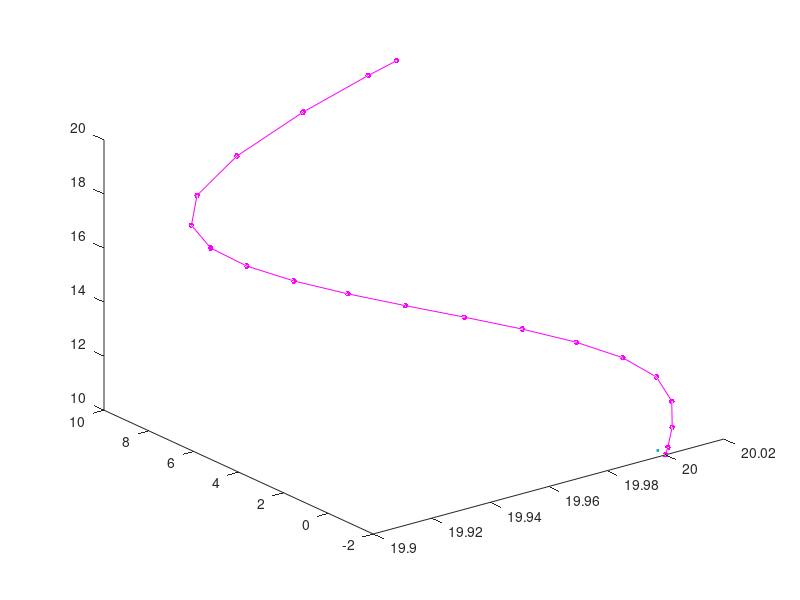

Write the MATLAB code that produced this figure. (Note: this script raises an error after producing the figure.)
clc
close all
clearvars

load recent_solution_cvx

figure
plot3(x(1,:),x(2,:),x(3,:),'.-m','MarkerSize',13);
hold on
axis('manual')

lw = 1.5;
scl = 1;
scl_box = 4;
for j=1:4:prb.K-1

    start_pos = x(1:3,j) + scl_box*prb.contact1; 
    end_pos = - scl*u(1:3,j);
    quiver3(start_pos(1),start_pos(2),start_pos(3),end_pos(1),end_pos(2),end_pos(3),'-','Color',[0,0,1],'LineWidth',2,'ShowArrowHead','off');

    start_pos = x(1:3,j) + scl_box*prb.contact2; 
    end_pos = - scl*u(4:6,j);
    quiver3(start_pos(1),start_pos(2),start_pos(3),end_pos(1),end_pos(2),end_pos(3),'-','Color',[1,0,0],'LineWidth',2,'ShowArrowHead','off');

    start_pos = x(1:3,j) + scl_box*prb.contact3; 
    end_pos = - scl*u(7:9,j);
    quiver3(start_pos(1),start_pos(2),start_pos(3),end_pos(1),end_pos(2),end_pos(3),'-','Color',[0.7,0.7,0],'LineWidth',2,'ShowArrowHead','off');

    start_pos = x(1:3,j) + scl_box*prb.contact4; 
    end_pos = - scl*u(10:12,j);
    quiver3(start_pos(1),start_pos(2),start_pos(3),end_pos(1),end_pos(2),end_pos(3),'-','Color',[0,0.7,0.7],'LineWidth',2,'ShowArrowHead','off');
    
    cube_origin = x(1:3,j)' - scl_box*prb.box_width*ones(1,3);
    plotcube(scl_box*2*prb.box_width*ones(1,3),cube_origin,0.3,[1,0.8,0])
    
end
xlabel('$x$ [m]')
ylabel('$y$ [m]');
zlabel('$z$ [m]');
grid on

axis equal 

ax = gca;
ax.PlotBoxAspectRatio = [1,1,1];
ax.DataAspectRatio = [1,1,1];
